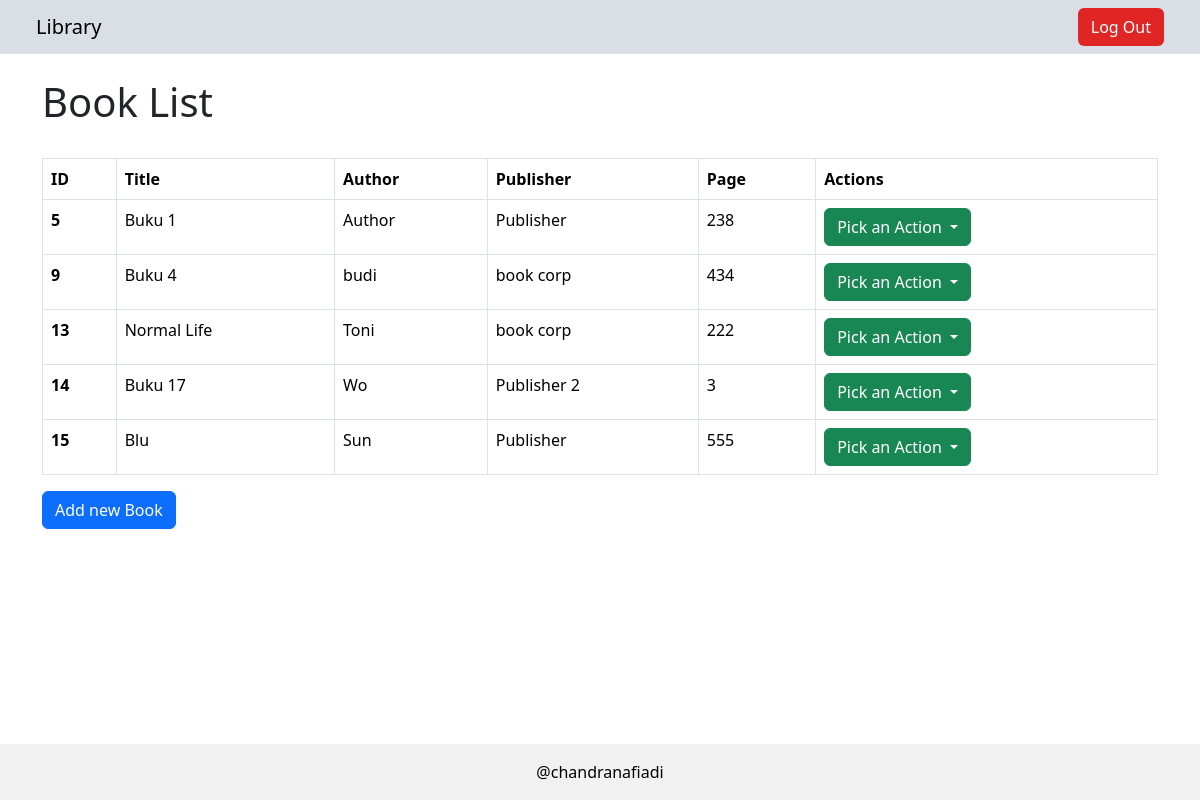
Screenshot of /dashboard.php (signed in) with the database file from the repository.
### tables this page shows
CREATE TABLE `databuku` (
  `id` int(11) NOT NULL,
  `title` varchar(100) DEFAULT NULL,
  `author` varchar(100) DEFAULT NULL,
  `publisher` varchar(100) DEFAULT NULL,
  `page` int(11) DEFAULT NULL,
  `user_id` int(11) NOT NULL
);

### dashboard.php (the view, shortened to what this page needs)
<!doctype html>
<html lang="en">
  <head>
    <link href="https://cdn.jsdelivr.net/npm/bootstrap@5.3.3/dist/css/bootstrap.min.css" rel="stylesheet">
  </head>
  <body>
    <nav class="navbar" style="background-color:rgb(217, 223, 228);">
    <div class="container-fluid d-flex justify-content-between">
        <a class="navbar-brand ms-4 mb-0 h1" href="dashboard.php">Library</a>
        <a href="logout.php" class="btn d-flex align-items-center justify-content-center me-4" style="background-color:rgb(224, 37, 37); color: white;">Log Out</a>
    </div>
    </nav>
    <div class="content container">
        <div class="d-flex justify-content-between my-4">
            <h1>Book List</h1>
        </div>
        <table class="table table-bordered">
            <thead>
                <tr>
                    <th scope="col">ID</th>
                    <th scope="col">Title</th>
                    <th scope="col">Author</th>
                    <th scope="col">Publisher</th>
                    <th scope="col">Page</th>
                    <th scope="col">Actions</th>
                </tr>
            </thead>
            <tbody>
                <?php
                    include("connect.php");
                    $id = $_SESSION['id'];
                    $query = "SELECT * FROM databuku WHERE user_id='$id'";
                    $result = mysqli_query($conn, $query);
                    while($row = mysqli_fetch_array($result)) {
                ?>
                    <tr>
                        <th scope="row"><?php echo $row['id'] ?></th>
                        <td><?php echo $row['title'] ?></td>
                        <td><?php echo $row['author'] ?></td>
                        <td><?php echo $row['publisher'] ?></td>
                        <td><?php echo $row['page'] ?></td>
                        <td>
                            <div class="dropdown">
                                <button class="btn btn-success dropdown-toggle" type="button" data-bs-toggle="dropdown" aria-expanded="false">
                                    Pick an Action
                                </button>
                            </div>
                        </td>
                    </tr>
                <?php
                    }
                ?>
            </tbody>
            </table>
            <a href="create.php" class="btn btn-primary mb-4">Add new Book</a>
    </div>
            <footer class="bg-grey text-black text-center py-3 mt-auto">
                @chandranafiadi
            </footer>
  </body>
</html>

### dashboard.php (style rules this page uses)
html, body { height: 100%; margin: 0; }
body { display: flex; flex-direction: column; justify-content: space-between; }
.content { flex-grow: 1; }
footer { background-color: #f1f1f1; padding: 20px; text-align: center; }

### rows the page displays
databuku: id "5", title "Buku 1", author "Author", publisher "Publisher", page "238"
databuku: id "9", title "Buku 4", author "budi", publisher "book corp", page "434"
databuku: id "13", title "Normal Life", author "Toni", publisher "book corp", page "222"
databuku: id "14", title "Buku 17", author "Wo", publisher "Publisher 2", page "3"
databuku: id "15", title "Blu", author "Sun", publisher "Publisher", page "555"
